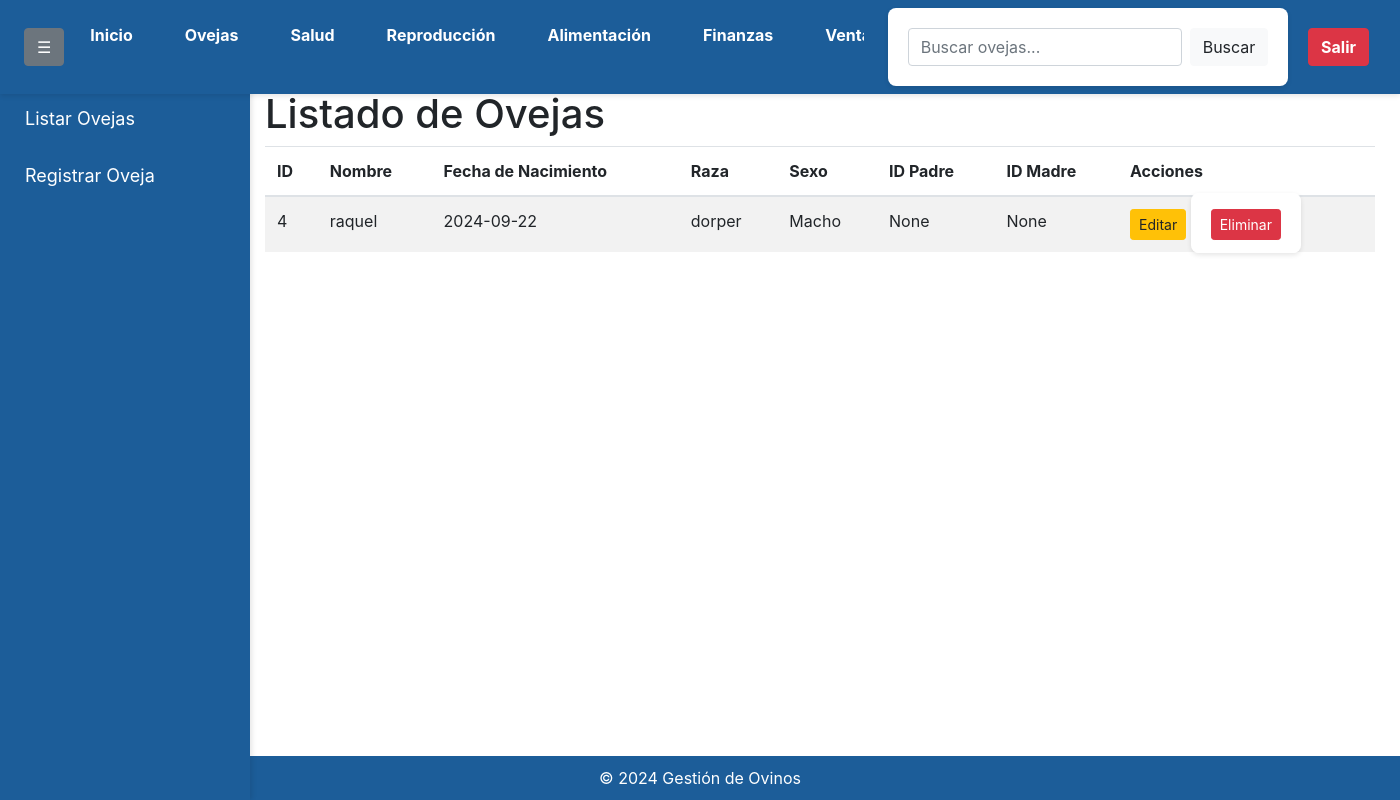
The app's page /listar_ovejas (signed in) with its own data.
### app/models.py (models this page shows, shortened)
class Oveja(db.Model):
    id = db.Column(db.Integer, primary_key=True)
    nombre = db.Column(db.String(100), nullable=False)
    fecha_nacimiento = db.Column(db.Date, nullable=False)
    raza = db.Column(db.String(50), nullable=False)
    sexo = db.Column(db.Enum('Macho', 'Hembra', name='sexo_enum'), nullable=False)
    id_padre = db.Column(db.Integer, db.ForeignKey('oveja.id'), nullable=True)
    id_madre = db.Column(db.Integer, db.ForeignKey('oveja.id'), nullable=True)
    user_id = db.Column(db.Integer, db.ForeignKey('user.id'), nullable=False)
    padre = db.relationship('Oveja', remote_side=[id], foreign_keys=[id_padre], backref=db.backref('hijos_padre', uselist=True))
    madre = db.relationship('Oveja', remote_side=[id], foreign_keys=[id_madre], backref=db.backref('hijos_madre', uselist=True))
    user = db.relationship('User', backref='ovejas')

### app/routes.py (the view)
@app.route('/listar_ovejas')
@login_required
def listar_ovejas():
    search_query = request.args.get('search', '')  # Obtener el término de búsqueda desde la solicitud
    if search_query:
        ovejas = Oveja.query.filter(
            (Oveja.nombre.contains(search_query)) |
            (Oveja.raza.contains(search_query)) |
            (Oveja.sexo.contains(search_query)) |
            (Oveja.fecha_nacimiento.contains(search_query))|
            (Oveja.id_madre.contains(search_query))|
            (Oveja.id_padre.contains(search_query))
        ).filter_by(user_id=current_user.id).all()
    else:
        ovejas = Oveja.query.filter_by(user_id=current_user.id).all()
    return render_template('listar_ovejas.html', ovejas=ovejas, search_query=search_query)

### app/__init__.py (called while the page is built)
@login_manager.user_loader
def load_user(user_id):
    return User.query.get(int(user_id))

### app/templates/listar_ovejas.html (shortened to what this page needs)
<!DOCTYPE html>
<html lang="es">
<head>
    <link rel="stylesheet" href="{{ url_for('static', filename='styles.css') }}">
    <link rel="stylesheet" href="https://maxcdn.bootstrapcdn.com/bootstrap/4.5.2/css/bootstrap.min.css">
</head>
<body>
    <nav class="navbar navbar-expand-lg navbar-light" style="background-color: #1c5d99;">
        <div class="collapse navbar-collapse" id="navbarNav">
            <button class="btn btn-secondary ml-2" id="toggleSidebar">☰</button>
            <ul class="navbar-nav mr-auto">
                <li class="nav-item">
                    <a class="nav-link text-white" href="{{ url_for('index') }}">Inicio</a>
                </li>
                <li class="nav-item">
                    <a class="nav-link text-white" href="{{ url_for('oveja') }}">Ovejas</a>
                </li>
                <li class="nav-item">
                    <a class="nav-link text-white" href="{{ url_for('salud') }}">Salud</a>
                </li>
                <li class="nav-item">
                    <a class="nav-link text-white" href="{{ url_for('reproduccion') }}">Reproducción</a>
                </li>
                <li class="nav-item">
                    <a class="nav-link text-white" href="{{ url_for('alimentacion') }}">Alimentación</a>
                </li>
                <li class="nav-item">
                    <a class="nav-link text-white" href="{{ url_for('finanzas') }}">Finanzas</a>
                </li>
                <li class="nav-item">
                    <a class="nav-link text-white" href="{{ url_for('venta') }}">Ventas</a>
                </li>
            </ul>
            <form class="form-inline my-2 my-lg-0" method="GET" action="{{ url_for('listar_ovejas') }}">
                <input class="form-control mr-sm-2" type="search" name="search" placeholder="Buscar ovejas..." aria-label="Search" value="{{ request.args.get('search', '') }}">
                <button class="btn btn-light my-2 my-sm-0" type="submit">Buscar</button>
            </form>
            <a href="{{ url_for('logout') }}" class="btn btn-danger ml-2">Salir</a>
        </div>
    </nav>
    <div class="sidebar" id="sidebar">
        <ul class="nav flex-column">
            <li class="nav-item">
                <a class="nav-link text-white" href="{{ url_for('listar_ovejas') }}">Listar Ovejas</a>
            </li>
            <li class="nav-item">
                <a class="nav-link text-white" href="{{ url_for('registrar_oveja') }}">Registrar Oveja</a>
            </li>
        </ul>
    </div>
    <div class="container mt-3">
        <h1 style="margin-top: 70px;">Listado de Ovejas</h1>
<table class="table table-striped">
    <thead>
        <tr>
            <th>ID</th>
            <th>Nombre</th>
            <th>Fecha de Nacimiento</th>
            <th>Raza</th>
            <th>Sexo</th>
            <th>ID Padre</th>
            <th>ID Madre</th>
            <th>Acciones</th>
        </tr>
    </thead>
    <tbody>
        {% for oveja in ovejas %}
            <tr>
                <td>{{ oveja.id }}</td>
                <td>{{ oveja.nombre }}</td>
                <td>{{ oveja.fecha_nacimiento }}</td>
                <td>{{ oveja.raza }}</td>
                <td>{{ oveja.sexo }}</td>
                <td>{{ oveja.id_padre }}</td>
                <td>{{ oveja.id_madre }}</td>
                <td>
                    <a href="{{ url_for('editar_oveja', id=oveja.id) }}" class="btn btn-warning btn-sm">Editar</a>
                    <form action="{{ url_for('eliminar_oveja', id=oveja.id) }}" method="POST" style="display:inline;">
                        <button type="submit" class="btn btn-danger btn-sm" onclick="return confirm('¿Estás seguro de que deseas eliminar esta oveja?');">Eliminar</button>
                    </form>
                </td>
            </tr>
        {% endfor %}
    </tbody>
</table>
    </div>
    <footer class="text-center mt-4">
        &copy; 2024 Gestión de Ovinos
    </footer>
</body>
</html>

### app/static/styles.css (style rules this page uses)
body { font-family: 'Arial', sans-serif; background-color: #f0f2f5; color: #333; margin: 0; padding: 0; padding-top: 20px; }
.navbar { background-color: #1c5d99; padding: 10px 20px; text-align: center; box-shadow: 0 2px 5px rgba(0, 0, 0, 0.1); position: fixed; top: 0; left: 0; width: 100%; z-index: 1000; }
.navbar a { color: #ffffff; text-decoration: none; margin: 0 15px; font-weight: bold; }
.sidebar { height: calc(100vh - 35px); width: 250px; position: fixed; top: 35px; right: 0; background-color: #1c5d99; padding-top: 20px; box-shadow: 2px 0 5px rgba(0, 0, 0, 0.1); overflow-y: auto; z-index: 900; }
.sidebar a { padding: 15px 25px; text-decoration: none; font-size: 18px; color: #ffffff; display: block; transition: 0.3s; }
form { max-width: 500px; margin: 20px auto; padding: 20px; background-color: #ffffff; border-radius: 8px; box-shadow: 0 2px 5px rgba(0, 0, 0, 0.1); }
.btn { display: inline-block; padding: 10px 15px; background-color: #1c5d99; color: white; text-decoration: none; border-radius: 5px; font-weight: bold; text-align: center; }
footer { background-color: #1c5d99; color: white; text-align: center; padding: 10px; position: fixed; bottom: 0; width: calc(100%); right: 0; z-index: 850; }

### app/templates/listar_ovejas.html (style rules this page uses)
.sidebar { height: calc(100% - 70px); width: 250px; position: fixed; top: 70px; left: 0; background-color: #1c5d99; transition: margin-left 0.3s; }
.container { margin-left: 250px; transition: margin-left 0.3s; }
.navbar { padding: 0.5rem 0.5rem; position: fixed; width: 100%; z-index: 1000; }
.navbar-nav .nav-item { margin: 0 3px; }
.navbar { padding: 0.5rem 1rem; }
.navbar-nav { max-width: 800px; overflow-x: auto; }

### records on screen
Oveja: id "4", nombre "raquel", fecha_nacimiento "2024-09-22", raza "dorper", sexo "Macho", id_padre "None", id_madre "None"
